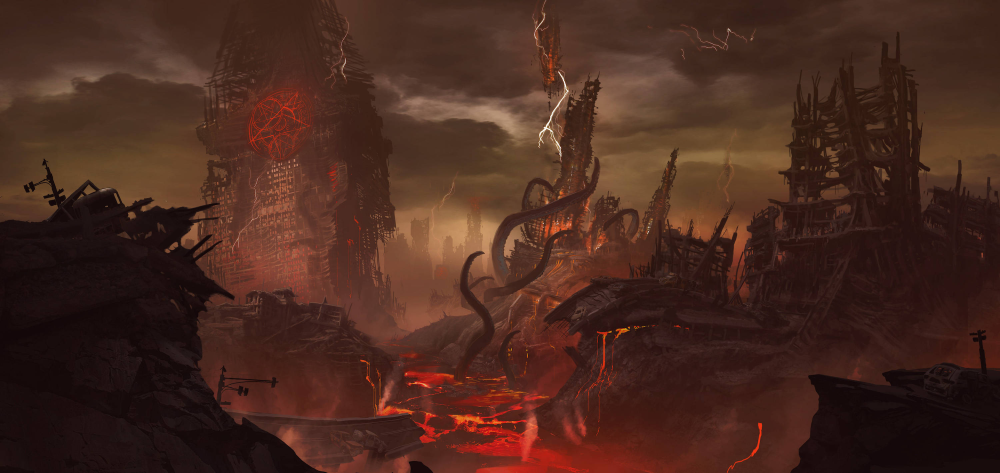
#> input picture 7-Deteccion de color/img2.jpg, 3000 x 1418 px (shown at 1/3 size)
$ python video_erase_background.py
#> lines starting #> are read from the running program, lines starting #| are printed output that depends on the picture; after the words box and inside, x2 and y2 are one past the last pixel; in counts of white or black regions, pixels touching at a corner belong together; pictures that were not available may be replaced by others from this repository, and a replacement may not be noted
import cv2 as cv
import numpy as np
import moviepy.editor as mp

#Capturar archivo de video y crear uno de salida
video = cv.VideoCapture('video.mp4')
fourcc = cv.VideoWriter_fourcc('m', 'p', '4', 'v')
out = cv.VideoWriter('output.mp4',fourcc,60,(1920,1080))

#estableciendo fondo
imagen2= 'img2.jpg'
imagenFondo=cv.imread(imagen2)
#> imagenFondo is the input picture: shape (1418, 3000, 3); mean B, G, R 31.2, 41.6, 73.4

#rango
minBGR = np.array([110,110,0])
maxBGR = np.array([255, 255,140])

while  video.isOpened():
    is_ok, frame = video.read()
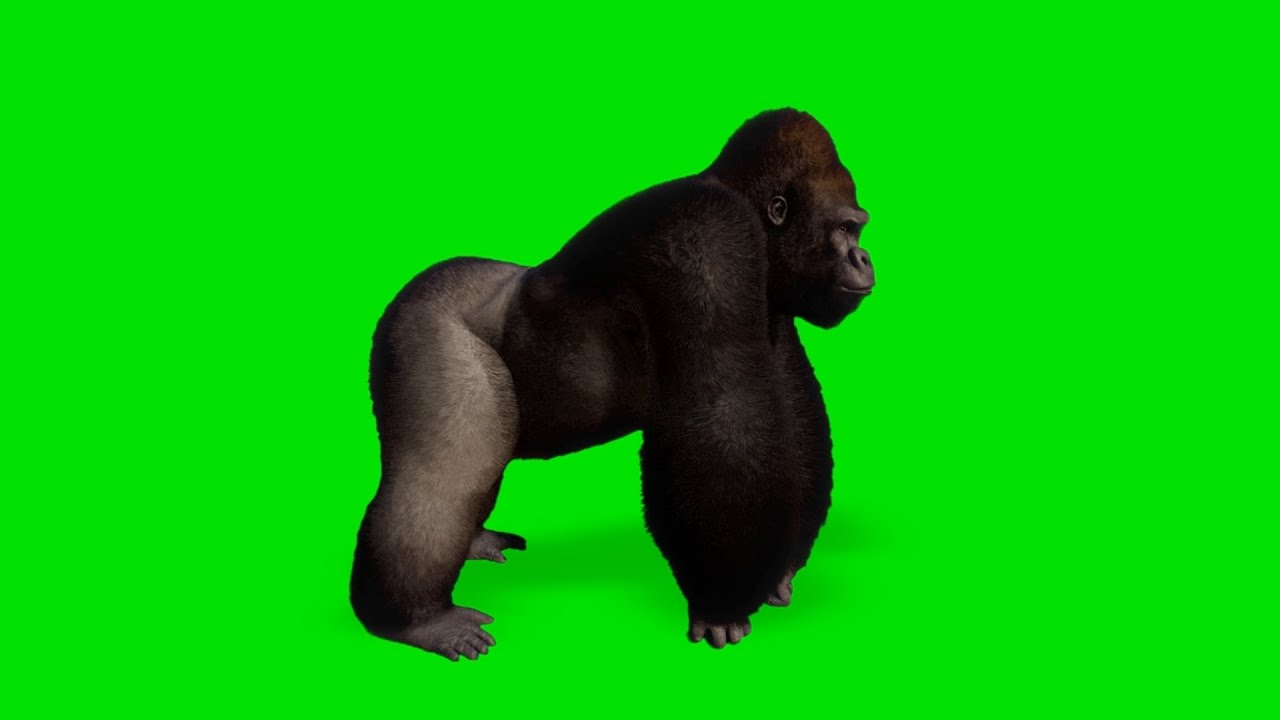
#> input picture 7-Deteccion de color/Otros  intentos/img1.jpg, 1280 x 720 px, given in place of video.mp4, which was not available
#> frame is the input picture: shape (720, 1280, 3); mean B, G, R 6.2, 189.5, 7.4
    if not is_ok:
        break
    frame = cv.resize(frame,(1920,1080))
#> frame: shape (1080, 1920, 3)
    imagenFondo = cv.resize(imagenFondo,(1920,1080))
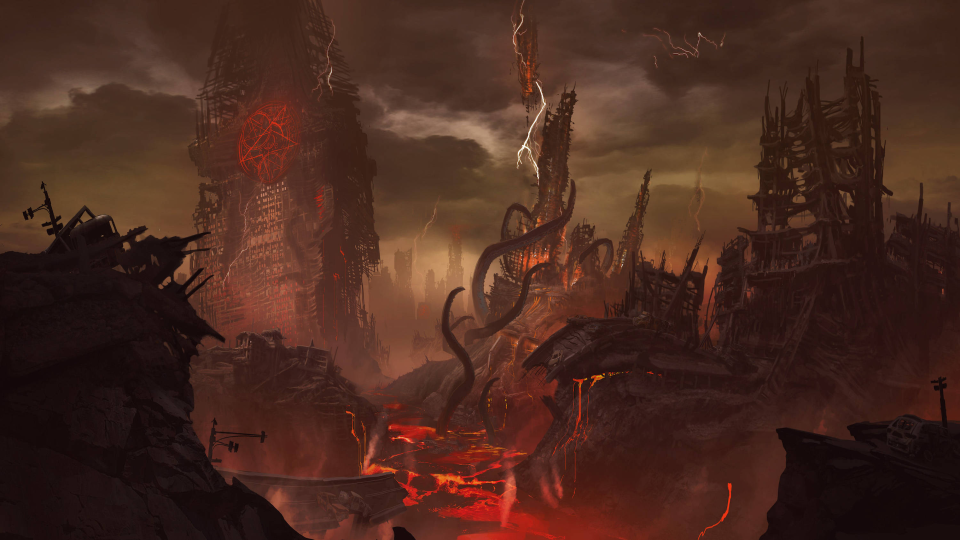
#> imagenFondo: shape (1080, 1920, 3) (shown at 1/2 size); mean B, G, R 31.2, 41.5, 73.3
    maskBGR = cv.inRange(frame,minBGR,maxBGR)
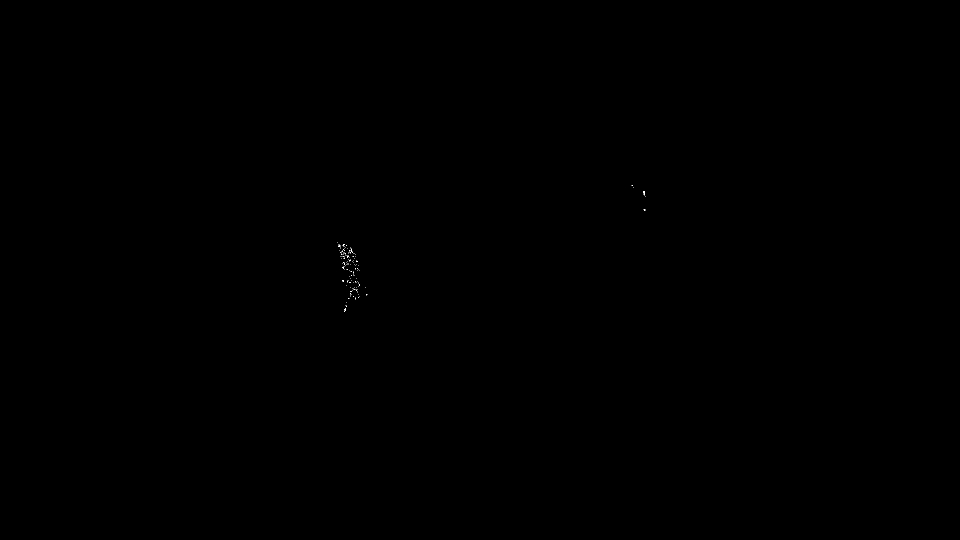
#> maskBGR: shape (1080, 1920) (shown at 1/2 size); 0.01% white in thin lines or dots, all inside (x1, y1, x2, y2) = (675, 370, 1292, 624)
    mask_inv = cv.bitwise_not(maskBGR)
    resultBGR = cv.bitwise_and(frame, frame, mask = mask_inv)
    result_inv = cv.bitwise_and(imagenFondo, imagenFondo, mask = maskBGR)
    total=cv.add(resultBGR,result_inv)

    out.write(total)

out.release()

#para agregar audio
audio = mp.AudioFileClip("audio.mp3")
video1 = mp.VideoFileClip("output.mp4")
final = video1.set_audio(audio)
final.write_videofile("output_finalFULLHD.mp4")
